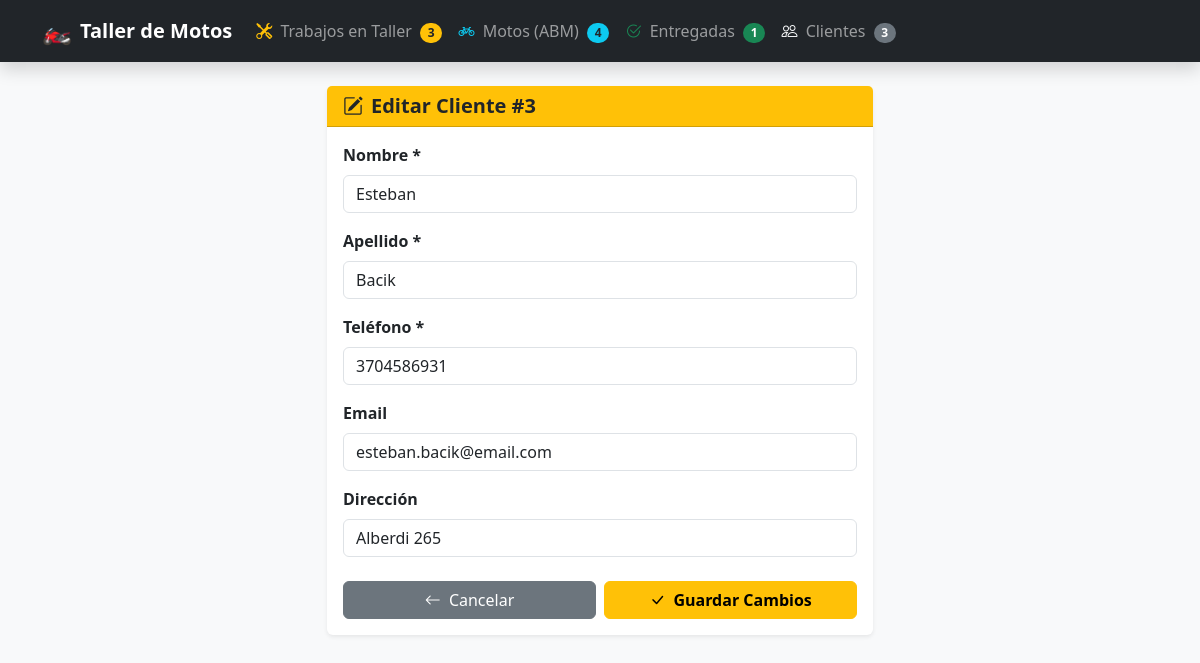
Page /editar_cliente.php?id=3 on the committed database.
### tables this page shows
CREATE TABLE IF NOT EXISTS `clientes` (
  `id_cliente` INT AUTO_INCREMENT PRIMARY KEY,
  `nombre` VARCHAR(100) NOT NULL,
  `apellido` VARCHAR(100) NOT NULL,
  `telefono` VARCHAR(20) NOT NULL,
  `email` VARCHAR(100) NULL,
  `direccion` VARCHAR(200) NULL,
  `fecha_registro` TIMESTAMP DEFAULT CURRENT_TIMESTAMP
);

### editar_cliente.php (the view, shortened to what this page needs)
<?php
require_once 'conexion.php';
$id_cliente = $_GET['id'];
$stmt = $pdo->prepare("SELECT * FROM clientes WHERE id_cliente = :id");
$stmt->execute([':id' => $id_cliente]);
$cliente = $stmt->fetch();
?>
<!DOCTYPE html>
<html lang="es">
<head>
    <link href="https://cdn.jsdelivr.net/npm/bootstrap@5.3.0/dist/css/bootstrap.min.css" rel="stylesheet">
    <link href="https://cdn.jsdelivr.net/npm/bootstrap-icons@1.10.5/font/bootstrap-icons.css" rel="stylesheet">
</head>
<body class="bg-light">
    <?php include 'navbar.php'; ?>
    <div class="container mb-5">
        <div class="row justify-content-center">
            <div class="col-md-6">
                <div class="card shadow-sm border-0">
                    <div class="card-header bg-warning text-dark">
                        <h5 class="mb-0 fw-bold"><i class="bi bi-pencil-square me-2"></i>Editar Cliente #<?php echo $cliente['id_cliente']; ?></h5>
                    </div>
                    <div class="card-body">
                        <form action="actualizar_cliente.php" method="POST">
                            <div class="mb-3">
                                <label class="form-label fw-semibold">Nombre *</label>
                                <input type="text" name="nombre" class="form-control" value="<?php echo htmlspecialchars($cliente['nombre']); ?>" required>
                            </div>
                            <div class="mb-3">
                                <label class="form-label fw-semibold">Apellido *</label>
                                <input type="text" name="apellido" class="form-control" value="<?php echo htmlspecialchars($cliente['apellido']); ?>" required>
                            </div>
                            <div class="mb-3">
                                <label class="form-label fw-semibold">Teléfono *</label>
                                <input type="tel" name="telefono" class="form-control" value="<?php echo htmlspecialchars($cliente['telefono']); ?>" required>
                            </div>
                            <div class="mb-3">
                                <label class="form-label fw-semibold">Email</label>
                                <input type="email" name="email" class="form-control" value="<?php echo htmlspecialchars($cliente['email'] ?? ''); ?>">
                            </div>
                            <div class="mb-3">
                                <label class="form-label fw-semibold">Dirección</label>
                                <input type="text" name="direccion" class="form-control" value="<?php echo htmlspecialchars($cliente['direccion'] ?? ''); ?>">
                            </div>
                            <div class="d-flex justify-content-between gap-2 mt-4">
                                <a href="clientes.php" class="btn btn-secondary w-50">
                                    <i class="bi bi-arrow-left me-1"></i> Cancelar
                                </a>
                                <button type="submit" class="btn btn-warning w-50 fw-bold">
                                    <i class="bi bi-check-lg me-1"></i> Guardar Cambios
                                </button>
                            </div>
                        </form>
                    </div>
                </div>
            </div>
        </div>
    </div>
</body>
</html>

### rows in the picture
clientes: id_cliente "3", nombre "Esteban", apellido "Bacik", telefono "3704586931", email "esteban.bacik@email.com", direccion "Alberdi 265"

### other values in the picture
$totalActivas "3"
$totalMotos "4"
$totalEntregadas "1"
$totalClientes "3"
